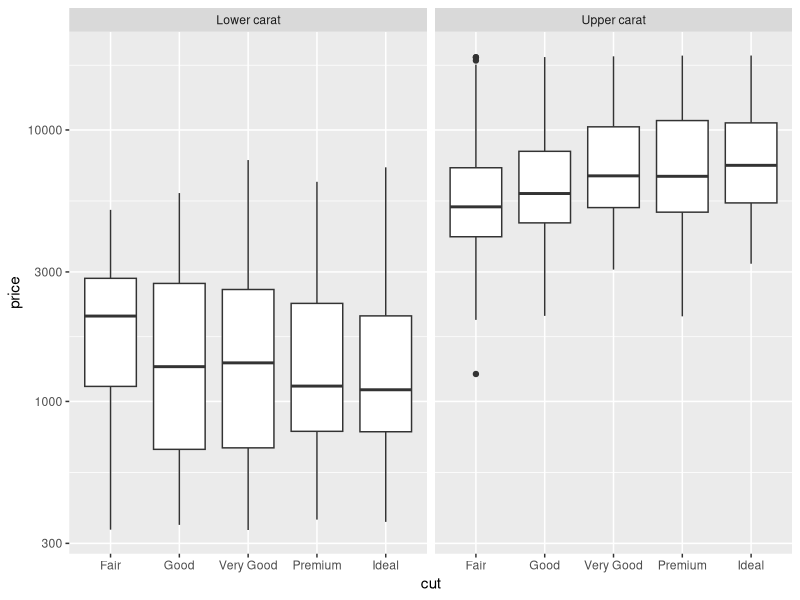
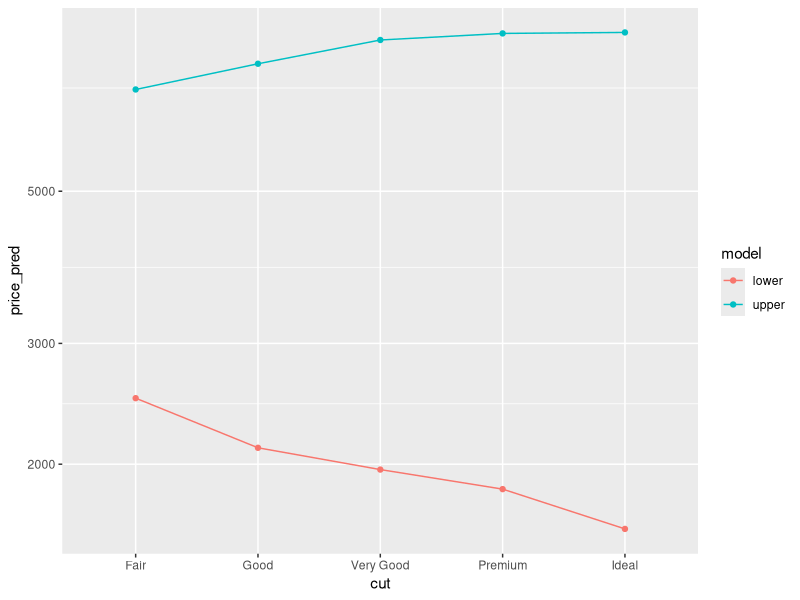
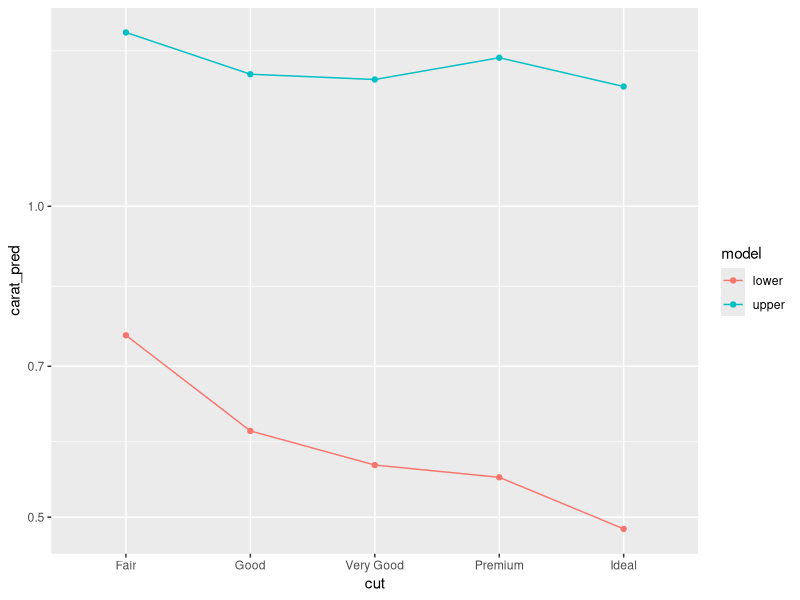
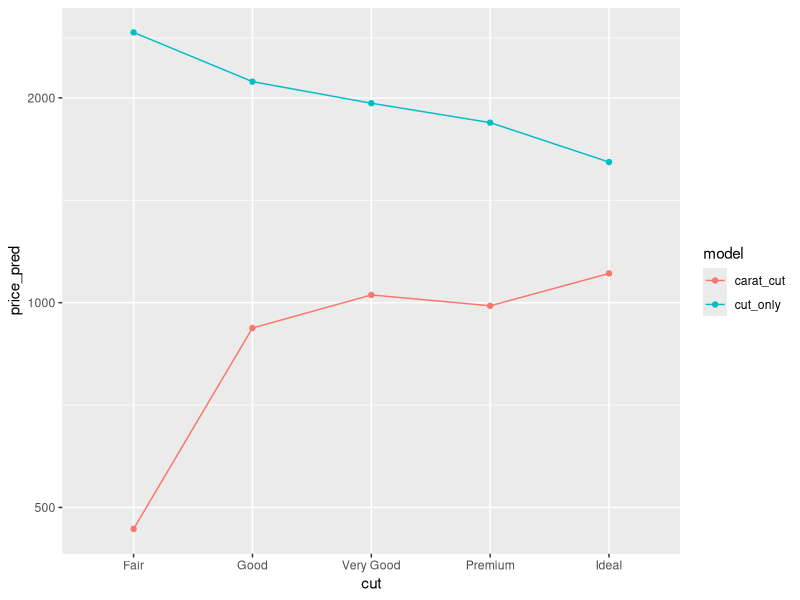

Write R code to recreate these figures, in order.
## ---- chunk 1
library(tidyverse)
library(modelr)
library(broom)
## ---- chunk 2
## NOTE: No need to edit this setup
# Create a test-validate split
set.seed(101)
diamonds_randomized <-
  diamonds %>%
  slice(sample(dim(diamonds)[1]))

diamonds_train <-
  diamonds_randomized %>%
  slice(1:10000)
## ---- chunk 3
## NOTE: No need to edit this chunk
diamonds_train %>%
  mutate(
    grouping = if_else(carat < 1.0, "Lower carat", "Upper carat")
  ) %>%

  ggplot(aes(cut, price)) +
  geom_boxplot() +

  scale_y_log10() +
  facet_grid(~ grouping)
## ---- chunk 4
## TODO: Fit two models, one to lower (carat <= 1) and
#        one to upper (carat > 1) diamonds.
#        Use formula = price ~ cut
fit_lower <- 
  diamonds_train %>% 
  filter(carat <= 1) %>% 
  lm(formula = price ~ cut)
fit_upper <-
  diamonds_train %>% 
  filter(carat > 1) %>% 
  lm(formula = price ~ cut)

## NOTE: No need to modify this code
tibble(cut = c("Fair", "Good", "Very Good", "Premium", "Ideal")) %>%
  mutate(
    cut = fct_relevel(cut, "Fair", "Good", "Very Good", "Premium", "Ideal")
  ) %>%
  add_predictions(fit_lower, var = "price_pred-lower") %>%
  add_predictions(fit_upper, var = "price_pred-upper") %>%
  pivot_longer(
    names_to = c(".value", "model"),
    names_sep = "-",
    cols = matches("price")
  ) %>%

  ggplot(aes(cut, price_pred, color = model)) +
  geom_line(aes(group = model)) +
  geom_point() +
  scale_y_log10()
## ---- chunk 5
## TODO: Fit two models, one to lower (carat <= 1) and
#        one to upper (carat > 1) diamonds.
#        Use formula = carat ~ cut
fit_carat_lower <-
  diamonds_train %>%
  filter(carat <= 1) %>%
  lm(formula = carat ~ cut)

fit_carat_upper <-
  diamonds_train %>%
  filter(carat > 1) %>%
  lm(formula = carat ~ cut)

## NOTE: No need to change this code
tibble(cut = c("Fair", "Good", "Very Good", "Premium", "Ideal")) %>%
  mutate(
    cut = fct_relevel(cut, "Fair", "Good", "Very Good", "Premium", "Ideal")
  ) %>%
  add_predictions(fit_carat_lower, var = "carat_pred-lower") %>%
  add_predictions(fit_carat_upper, var = "carat_pred-upper") %>%
  pivot_longer(
    names_to = c(".value", "model"),
    names_sep = "-",
    cols = matches("carat")
  ) %>%

  ggplot(aes(cut, carat_pred, color = model)) +
  geom_line(aes(group = model)) +
  geom_point() +
  scale_y_log10()
## ---- chunk 6
## TODO: Fit two models on the low-carat diamonds, one with
#        formula = price ~ carat + cut, and one with
#        formula = price ~ cut
fit_carat_cut <-
  diamonds_train %>%
  filter(carat <= 1) %>%
  lm(formula = price ~ carat + cut)

fit_cut_only <-
  diamonds_train %>%
  filter(carat <= 1) %>%
  lm(formula = price ~ cut)

## NOTE: No need to change this code
tibble(
    cut = c("Fair", "Good", "Very Good", "Premium", "Ideal"),
    carat = c(0.4)
  ) %>%
  mutate(
    cut = fct_relevel(cut, "Fair", "Good", "Very Good", "Premium", "Ideal")
  ) %>%
  add_predictions(fit_carat_cut, var = "price_pred-carat_cut") %>%
  add_predictions(fit_cut_only, var = "price_pred-cut_only") %>%
  pivot_longer(
    names_to = c(".value", "model"),
    names_sep = "-",
    cols = matches("price")
  ) %>%

  ggplot(aes(cut, price_pred, color = model)) +
  geom_line(aes(group = model)) +
  geom_point() +
  scale_y_log10()
